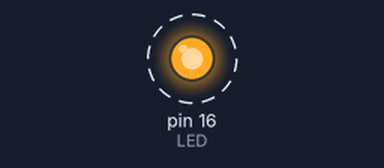
The program below on a simulated MicroPython board. Parts: output pins drawn as LEDs (lit = HIGH). Dashed ring = blinking. At 20.0 s the program stops and its outputs stay as they are.

Above: at 0.5 s.
Timing chart, 0 to 4.6 s (numbered marks = the images above):
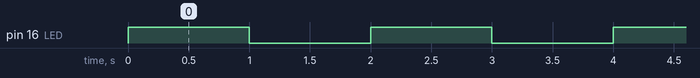

The program:

LED_BLINK_FOR.py
```python
#15/02/23 vincent.marquet@student.hepl.be
#LED_BLINK_FOR.py
#Programme qui fait clignoter une LED connectée au port 16 à 10 reprises

#Importation de la librairie principale
import machine
#Importation de la librairie du temps
import utime

#Définition de la Pin et de son utilisation
LED = machine.Pin(16,machine.Pin.OUT)

#Boucle FOR qui sera parcourue 10 fois
for i in range(10):
    LED.value(1) 	#Allume la LED
    utime.sleep(1) 	#Fait une pause pendant 1 seconde
    LED.value(0) 	#Éteint la LED
    utime.sleep(1) 	#Fait une pause pendant 1 seconde
```

Measured:
- by itself, pin 16 (LED): alternates HIGH for 1.0 s and LOW for 1.0 s, 20 changes in all, then stays LOW
